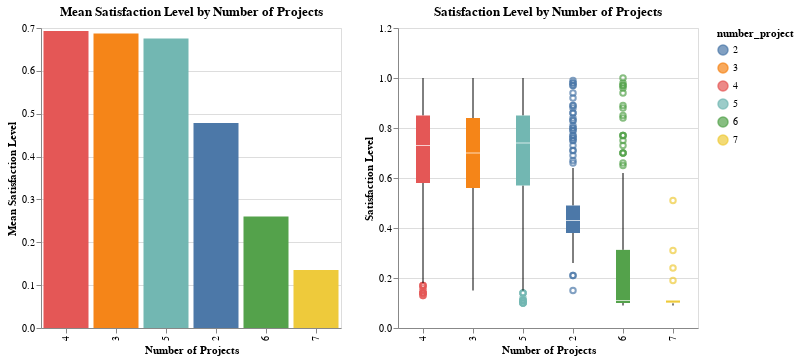

The cell this chart's notebook holds for it:
### Code cell
# Mean barplot for projects
mean_order_projects = subset.groupby('number_project')['satisfaction_level'].mean().reset_index()
mean_order_projects = mean_order_projects.sort_values('satisfaction_level', ascending=False)['number_project'].tolist()

# Bar plot for mean satisfaction level by number of projects
mean_satisfaction_projects = alt.Chart(subset).mark_bar().encode(
    x=alt.X('number_project:N', sort=mean_order_projects, title='Number of Projects'),
    y=alt.Y('mean(satisfaction_level):Q', title='Mean Satisfaction Level'),
    color='number_project:N'
).properties(
    width=300,
    title='Mean Satisfaction Level by Number of Projects'
)

# Boxplot for satisfaction level by number of projects
boxplot_projects = alt.Chart(subset).mark_boxplot().encode(
    x=alt.X('number_project:N', sort=mean_order_projects, title='Number of Projects'),
    y=alt.Y('satisfaction_level:Q',
            scale=alt.Scale(domain=[0.0, 1.2]),  
            axis=alt.Axis(title='Satisfaction Level')),
    color='number_project:N'
).properties(
    width=300,
    title='Satisfaction Level by Number of Projects'
)

mean_satisfaction_projects | boxplot_projects

### Figure 1 — Vega-Lite specification as saved in the notebook (floating-point values rounded to 4 significant figures; data arrays with more than 128 entries replaced by an {"elided": "..."} marker saying what was removed)
{"config": {"view": {"continuousWidth": 300, "continuousHeight": 300}}, "hconcat": [{"mark": {"type": "bar"}, "encoding": {"color": {"field": "number_project", "type": "nominal"}, "x": {"field": "number_project", "sort": [4.0, 3.0, 5.0, 2.0, 6.0, 7.0], "title": "Number of Projects", "type": "nominal"}, "y": {"aggregate": "mean", "field": "satisfaction_level", "title": "Mean Satisfaction Level", "type": "quantitative"}}, "title": "Mean Satisfaction Level by Number of Projects", "width": 300}, {"mark": {"type": "boxplot"}, "encoding": {"color": {"field": "number_project", "type": "nominal"}, "x": {"field": "number_project", "sort": [4.0, 3.0, 5.0, 2.0, 6.0, 7.0], "title": "Number of Projects", "type": "nominal"}, "y": {"axis": {"title": "Satisfaction Level"}, "field": "satisfaction_level", "scale": {"domain": [0.0, 1.2]}, "type": "quantitative"}}, "title": "Satisfaction Level by Number of Projects", "width": 300}], "data": {"name": "data-740f5c0974ced78313ab5df534eed41f"}, "$schema": "https://vega.github.io/schema/vega-lite/v5.8.0.json", "datasets": {"data-740f5c0974ced78313ab5df534eed41f": {"elided": "1500 records"}}}
